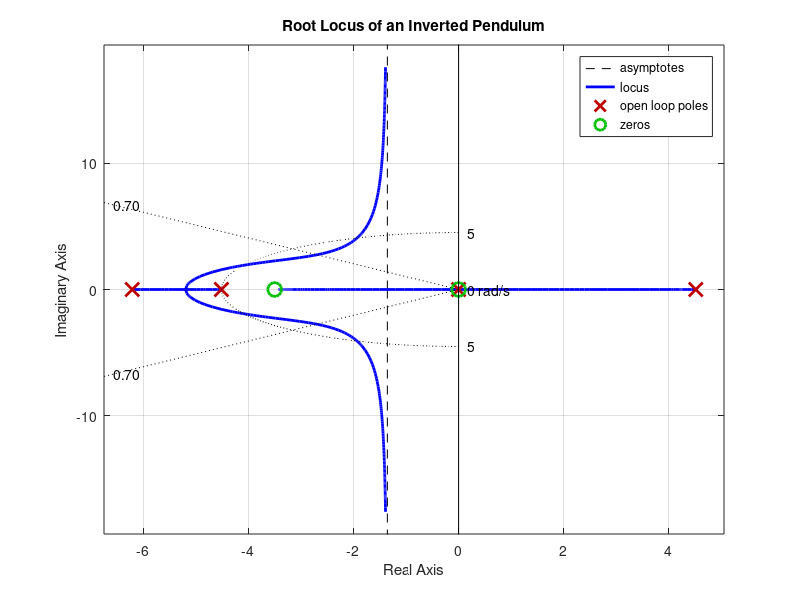

This chart was generated by the following MATLAB code: (Note: this script raises an error after producing the figure.)
%% 3 Pole System Analysis
clear;
clc;

s = tf('s');

% System parameters
g = 9.81;  
l = 0.4815; 
b = 0.00265;  
tau = 0.161;  
a = 1/tau;  

% Pendulum transfer function
G = (-s/l) / (s^2 - (g/l));

% Motor transfer function
M = (a*b) / (s+a);

% PI Controller
Kp = -1;  % Proportional gain
Ki = -3.5;  % Integral gain
K = (Kp * (s + Ki/Kp)) / s;  % PI controller
%controller_tf = 1; % P controller

L = G*M*K;

% Plot root locus
figure;
rlocus(L);
grid on;
hold on;
sgrid(0.7, sqrt(g/l));
title('Root Locus of an Inverted Pendulum');
hold off;

[k,poles] = rlocfind(L)

%% 5 Pole System Analysis
clear;
clc;

s = tf('s');

% System parameters
g = 9.81;  
l = 0.4815; 
b = 0.00265;  
tau = 0.161;  
a = 1/tau;  

% Pendulum transfer function
G = (-s/l) / (s^2 - (g/l));

% Motor transfer function
M = (a*b) / (s+a);

% Controller gains
Kp = -1;  % Proportional gain
Ki = -3.5;  % Integral gain
Jp = -1;
Ji = -1;
Ci = -1;

% Controller tfs
K = (Kp * (s + Ki/Kp)) / s;
J = Jp*(s + Ji/Jp)/s;
C = Ci/s^2;

M_nested = M*(J+C);

P_total = G*M_nested*K

figure;
rlocus(P_total);
grid on;
hold on;
sgrid(0.7, sqrt(g/l));
title('Root Locus of an Inverted Pendulum');
hold off;

%[k,poles] = rlocfind(P_total)